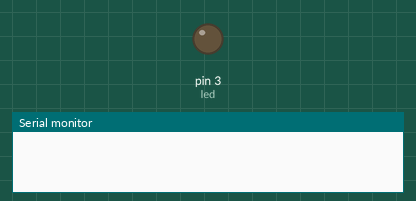
Bench run of a sketch on a simulated Arduino Uno, built with avr-gcc and run on an emulated ATmega328P. Parts: output pins drawn as LEDs (lit = HIGH), the last lines printed to the serial monitor.

Above: at 0.05 s.
At 1.2 s:
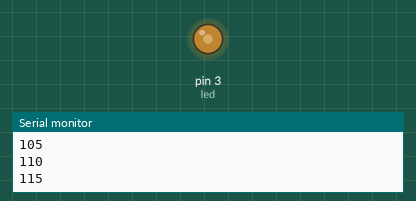
At 2.35 s:
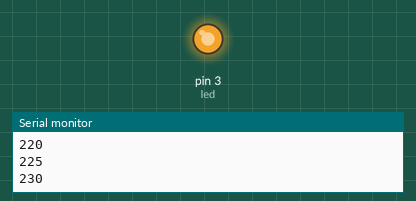
At 4.65 s:
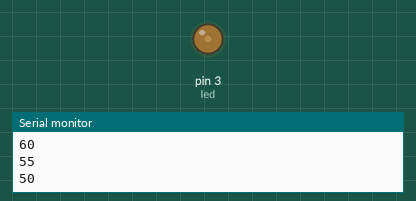
Timing chart, 0 to 6.7 s (numbered marks = the images above):
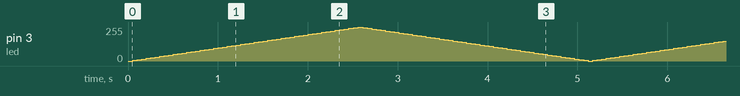

The sketch:

fading_light.ino
```cpp
//_0.ino

int led = 3;
int brightness = 0;
int fadeValue = 5;
void setup() {
  // put your setup code here, to run once:
  pinMode(led, OUTPUT);
  Serial.begin(9600);
}

void loop() {
  // put your main code here, to run repeatedly:
  analogWrite(3, brightness);
  delay(50);               // wait for a second
  brightness = brightness + fadeValue;
  if (brightness >= 255 || brightness <=0){
  	  fadeValue = -fadeValue;
  }
Serial.println(brightness);
}
```
